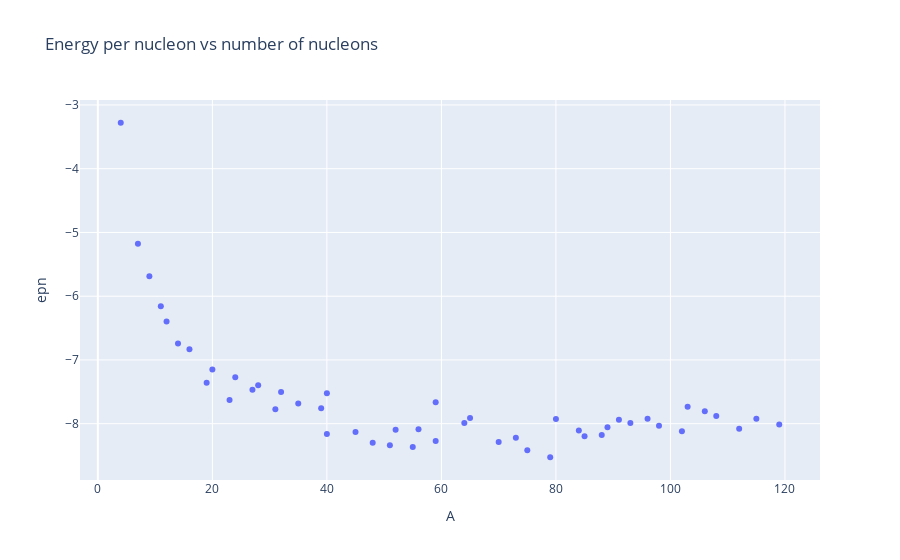

The notebook cell saved with this chart:
### Code cell
px.scatter(dfres, x='A', y='epn', title='Energy per nucleon vs number of nucleons')

### Figure 1 — Plotly figure (JSON) as saved in the notebook; plotly's stock layout.template omitted (floating-point values rounded to 4 significant figures)
{"data": [{"hovertemplate": "A=%{x}<br>epn=%{y}<extra></extra>", "legendgroup": "", "marker": {"color": "#636efa", "symbol": "circle"}, "mode": "markers", "name": "", "orientation": "v", "showlegend": false, "type": "scatter", "x": [4, 7, 9, 11, 12, 14, 16, 19, 20, 23, 24, 27, 28, 31, 32, 35, 40, 39, 40, 45, 48, 51, 52, 55, 56, 59, 59, 64, 65, 70, 73, 75, 79, 80, 84, 85, 88, 89, 91, 93, 96, 98, 102, 103, 106, 108, 112, 115, 119], "xaxis": "x", "y": [-3.279, -5.177, -5.687, -6.156, -6.396, -6.742, -6.832, -7.357, -7.15, -7.626, -7.273, -7.469, -7.395, -7.773, -7.503, -7.685, -8.16, -7.758, -7.521, -8.132, -8.3, -8.336, -8.093, -8.366, -8.085, -8.271, -7.663, -7.99, -7.911, -8.285, -8.221, -8.418, -8.526, -7.925, -8.108, -8.195, -8.176, -8.057, -7.938, -7.99, -7.921, -8.032, -8.119, -7.733, -7.805, -7.88, -8.08, -7.923, -8.012], "yaxis": "y"}], "layout": {"legend": {"tracegroupgap": 0}, "title": {"text": "Energy per nucleon vs number of nucleons"}, "xaxis": {"anchor": "y", "domain": [0, 1], "title": {"text": "A"}}, "yaxis": {"anchor": "x", "domain": [0, 1], "title": {"text": "epn"}}}}
